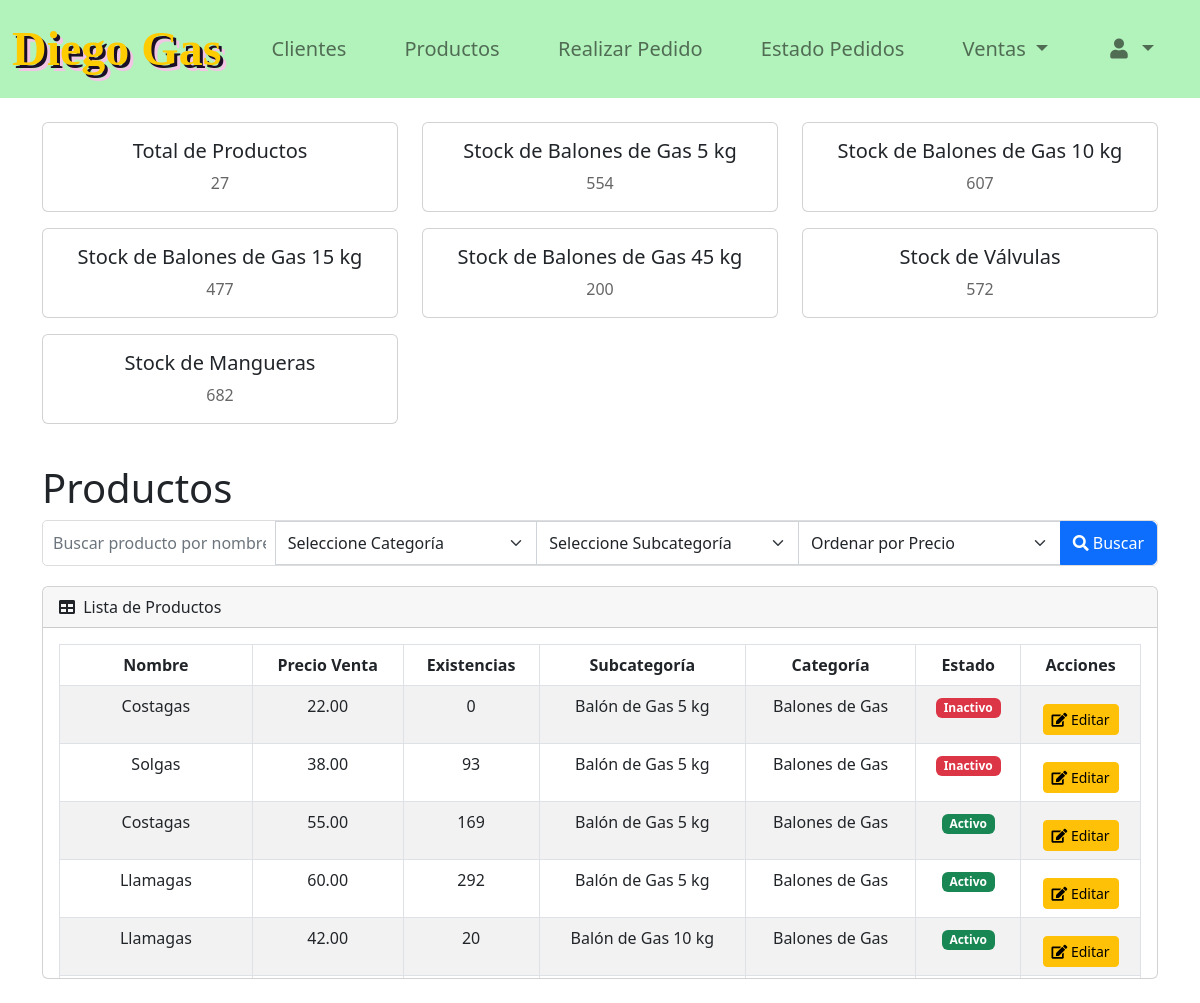
/vistas/Recepcion/productos_recepcion.php (signed in), run on the app's committed database.
### tables this page shows
CREATE TABLE `productos` (
  `id_producto` int(11) NOT NULL,
  `nombre_producto` varchar(100) NOT NULL,
  `precio_compra` decimal(10,2) NOT NULL,
  `precio_venta` decimal(10,2) NOT NULL,
  `existencias` int(11) NOT NULL,
  `activo` tinyint(1) NOT NULL DEFAULT 1,
  `id_subcategoria` int(11) NOT NULL,
  `id_proveedor` int(11) NOT NULL
);

CREATE TABLE `subcategorias` (
  `id_subcategoria` int(11) NOT NULL,
  `nombre_subcategoria` varchar(100) NOT NULL,
  `id_categoria` int(11) NOT NULL
);

CREATE TABLE `categorias` (
  `id_categoria` int(11) NOT NULL,
  `nombre_categoria` varchar(100) NOT NULL
);

### vistas/funciones.php (called while the page is built, shortened)
<?php
function obtenerConexion()
{
    $host = "localhost";
    $dbname = "diegogas";
    $username = "root";
    $password = "";
    try {
        $conn = new PDO("mysql:host=$host;dbname=$dbname", $username, $password);
        $conn->setAttribute(PDO::ATTR_ERRMODE, PDO::ERRMODE_EXCEPTION);
        return $conn;
    } catch (PDOException $e) {
        logError($e->getMessage());
        echo "Ocurrió un error en la conexión. Por favor, intente más tarde.";
        return null;
    }
}
function obtenerProductos($busqueda, $categoria, $subcategoria, $ordenar_por_precio) {
    $conn = obtenerConexion();
    $sql = "
        SELECT p.id_producto, p.nombre_producto, p.precio_venta, p.existencias,
               p.activo, s.nombre_subcategoria, c.nombre_categoria
        FROM productos p
        INNER JOIN subcategorias s ON p.id_subcategoria = s.id_subcategoria
        INNER JOIN categorias c ON s.id_categoria = c.id_categoria
        WHERE 1=1
    ";
    $stmt = $conn->prepare($sql);
    $stmt->execute();
    return $stmt->fetchAll(PDO::FETCH_ASSOC);
}

### vistas/Recepcion/productos_recepcion.php (the view, shortened to what this page needs)
<?php
require_once '../funciones.php';
$busqueda = isset($_GET['busqueda']) ? $_GET['busqueda'] : '';
$categoria = isset($_GET['categoria']) ? $_GET['categoria'] : '';
$subcategoria = isset($_GET['subcategoria']) ? $_GET['subcategoria'] : '';
$ordenar_por_precio = isset($_GET['ordenar_por_precio']) ? $_GET['ordenar_por_precio'] : '';
$productos = obtenerProductos($busqueda, $categoria, $subcategoria, $ordenar_por_precio);
?>
<!DOCTYPE html>
<html lang="es">
<head>
    <link rel="stylesheet" href="../../recursos/css/style.css">
    <link rel="stylesheet" href="https://cdnjs.cloudflare.com/ajax/libs/font-awesome/5.15.4/css/all.min.css">
    <link href="https://cdn.jsdelivr.net/npm/bootstrap@5.2.3/dist/css/bootstrap.min.css" rel="stylesheet">
</head>
<body>
    <?php include_once 'navbar_recepcion.php'; ?>
    <?php include_once 'productos_dashboard.php'; ?>
    <div class="container mt-4">
        <h1>Productos</h1>
        <form method="GET" action="productos_recepcion.php" class="mb-3">
            <div class="input-group">
                <input type="text" name="busqueda" class="form-control" placeholder="Buscar producto por nombre, categoría o subcategoría" value="<?php echo htmlspecialchars($busqueda); ?>">
                <select class="form-select" name="categoria" id="categoria">
                    <option value="">Seleccione Categoría</option>
                </select>
                <select class="form-select" name="subcategoria" id="subcategoria">
                    <option value="">Seleccione Subcategoría</option>
                </select>
                <select class="form-select" name="ordenar_por_precio">
                    <option value="">Ordenar por Precio</option>
                </select>
                <button type="submit" class="btn btn-primary"><i class="fas fa-search"></i> Buscar</button>
            </div>
        </form>
        <div class="card mb-4">
            <div class="card-header">
                <i class="fas fa-table me-1"></i> Lista de Productos
            </div>
            <div class="card-body" style="max-height: 350px; overflow-y: auto;">
                <div class="table-responsive">
                    <table class="table table-striped table-bordered">
                        <thead>
                            <tr>
                                <th>Nombre</th>
                                <th>Precio Venta</th>
                                <th>Existencias</th>
                                <th>Subcategoría</th>
                                <th>Categoría</th>
                                <th>Estado</th>
                                <th>Acciones</th>
                            </tr>
                        </thead>
                        <tbody>
                            <?php if (empty($productos)): ?>
                                <tr>
                                    <td colspan="6" class="text-center">No se encontraron productos.</td>
                                </tr>
                            <?php else: ?>
                                <?php foreach ($productos as $producto): ?>
                                    <tr>
                                        <td><?php echo htmlspecialchars($producto['nombre_producto']); ?></td>
                                        <td><?php echo htmlspecialchars($producto['precio_venta']); ?></td>
                                        <td><?php echo htmlspecialchars($producto['existencias']); ?></td>
                                        <td><?php echo htmlspecialchars($producto['nombre_subcategoria']); ?></td>
                                        <td><?php echo htmlspecialchars($producto['nombre_categoria']); ?></td>
                                        <td>
                                            <?php echo $producto['activo'] ? '<span class="badge bg-success">Activo</span>' : '<span class="badge bg-danger">Inactivo</span>'; ?>
                                        </td>
                                        <td>
                                            <button class="btn btn-warning btn-sm" data-bs-toggle="modal" data-bs-target="#modalEditarProducto"
                                                data-id="<?php echo $producto['id_producto']; ?>"
                                                data-precio_venta="<?php echo htmlspecialchars($producto['precio_venta']); ?>">
                                                <i class="fas fa-edit"></i> Editar
                                            </button>
                                        </td>
                                    </tr>
                                <?php endforeach; ?>
                            <?php endif; ?>
                        </tbody>
                    </table>
                </div>
            </div>
        </div>
    </div>
</body>
</html>

### recursos/css/style.css (style rules this page uses)
* { text-decoration: none; }
body { background-color: #E2DDDB; }
.card .card-body { text-align: center; }
.card .btn { margin-top: 10px; }
body { background-color: #E6F9EA; }
body { font-family: Arial, sans-serif; background-color: #f4f4f4; margin: 0; padding: 0; display: flex; flex-direction: column; justify-content: space-between; }
.input-group { display: flex; align-items: center; margin-bottom: 20px; border: 1px solid #ddd; border-radius: 5px; }
.input-group input { width: 100%; border: none; padding: 10px; outline: none; }

### data on the page
productos: nombre_producto "Costagas", precio_venta "22.00", existencias "0", id_subcategoria.nombre_subcategoria "Balón de Gas 5 kg", categorias.nombre_categoria "Balones de Gas", activo "Inactivo"
productos: nombre_producto "Solgas", precio_venta "38.00", existencias "93", id_subcategoria.nombre_subcategoria "Balón de Gas 5 kg", categorias.nombre_categoria "Balones de Gas", activo "Inactivo"
productos: nombre_producto "Costagas", precio_venta "55.00", existencias "169", id_subcategoria.nombre_subcategoria "Balón de Gas 5 kg", categorias.nombre_categoria "Balones de Gas", activo "Activo"
productos: nombre_producto "Llamagas", precio_venta "60.00", existencias "292", id_subcategoria.nombre_subcategoria "Balón de Gas 5 kg", categorias.nombre_categoria "Balones de Gas", activo "Activo"
productos: nombre_producto "Llamagas", precio_venta "42.00", existencias "20", id_subcategoria.nombre_subcategoria "Balón de Gas 10 kg", categorias.nombre_categoria "Balones de Gas", activo "Activo"

### other printed values
$totalProductos "27"
$stock5kg "554"
$stock10kg "607"
$stock15kg "477"
$stock45kg "200"
$stockValvulas "572"
$stockMangueras "682"
